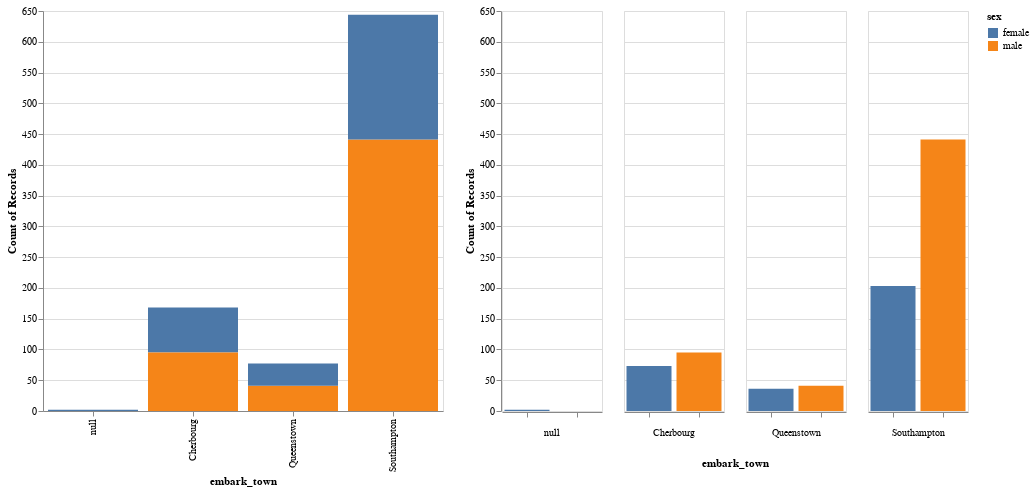

Notebook code for this chart:
### Code cell
(stack_bar_chart|multiple_bar_chart).resolve_scale(y='shared',color='shared')
#Altair shows NULL.

### Figure 1 — Vega-Lite specification as saved in the notebook (floating-point values rounded to 4 significant figures; data arrays with more than 128 entries replaced by an {"elided": "..."} marker saying what was removed)
{"config": {"view": {"continuousWidth": 400, "continuousHeight": 300}}, "hconcat": [{"mark": "bar", "encoding": {"color": {"field": "sex", "type": "nominal"}, "x": {"field": "embark_town", "type": "nominal"}, "y": {"aggregate": "count", "field": "*", "type": "quantitative"}}, "height": 400, "width": 400}, {"mark": "bar", "encoding": {"color": {"field": "sex", "type": "nominal"}, "column": {"field": "embark_town", "header": {"labelOrient": "bottom", "titleOrient": "bottom"}, "type": "nominal"}, "x": {"axis": {"labels": false, "title": null}, "field": "sex", "type": "ordinal"}, "y": {"aggregate": "count", "field": "*", "type": "quantitative"}}, "height": 400, "width": 100}], "data": {"name": "data-90bf885f0c383711bba3d438d1876cb6"}, "resolve": {"scale": {"color": "shared", "y": "shared"}}, "$schema": "https://vega.github.io/schema/vega-lite/v4.17.0.json", "datasets": {"data-90bf885f0c383711bba3d438d1876cb6": {"elided": "891 records"}}}
